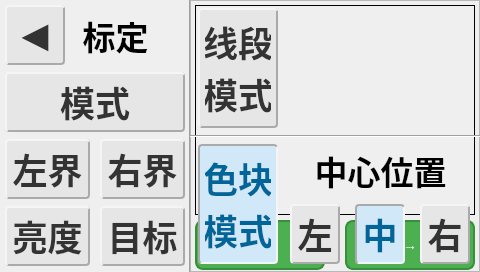
<?xml version="1.0" encoding="UTF-8"?>
<ui version="4.0">
 <class>calibrationDialog</class>
 <widget class="autoCloseDialog" name="calibrationDialog">
  <property name="geometry">
   <rect>
    <x>0</x>
    <y>0</y>
    <width>480</width>
    <height>272</height>
   </rect>
  </property>
  <property name="minimumSize">
   <size>
    <width>480</width>
    <height>272</height>
   </size>
  </property>
  <property name="maximumSize">
   <size>
    <width>480</width>
    <height>272</height>
   </size>
  </property>
  <property name="windowTitle">
   <string>Dialog</string>
  </property>
  <widget class="QPushButton" name="pbn_return">
   <property name="geometry">
    <rect>
     <x>5</x>
     <y>5</y>
     <width>60</width>
     <height>60</height>
    </rect>
   </property>
   <property name="minimumSize">
    <size>
     <width>0</width>
     <height>60</height>
    </size>
   </property>
   <property name="maximumSize">
    <size>
     <width>16777215</width>
     <height>60</height>
    </size>
   </property>
   <property name="font">
    <font>
     <pointsize>-1</pointsize>
    </font>
   </property>
   <property name="styleSheet">
    <string notr="true">QPushButton {
    background-color: #e6e6e6;
    color: #333;
    border: 2px solid;
    border-color: #f5f5f5 #aaaaaa #aaaaaa #f5f5f5;
    border-radius: 4px;
    font-size: 35px;
    padding: 5px;
}

/* 选中（开）- 凹陷效果 */
QPushButton:checked {
    background-color: #d0e8f8;
    color: #006699;
    border-color: #aaaaaa #f5f5f5 #f5f5f5 #aaaaaa;
}

/* 悬浮效果 */
QPushButton:hover {
    background-color: #f0f8ff;
}

/* 按下效果 */
QPushButton:pressed:checked {
    border-color: #888888 #ffffff #ffffff #888888;
    background-color: #b9d9ee;
}</string>
   </property>
   <property name="text">
    <string>◀</string>
   </property>
  </widget>
  <widget class="QPushButton" name="pbn_mode">
   <property name="geometry">
    <rect>
     <x>5</x>
     <y>72</y>
     <width>180</width>
     <height>60</height>
    </rect>
   </property>
   <property name="minimumSize">
    <size>
     <width>180</width>
     <height>60</height>
    </size>
   </property>
   <property name="maximumSize">
    <size>
     <width>180</width>
     <height>60</height>
    </size>
   </property>
   <property name="font">
    <font>
     <pointsize>-1</pointsize>
     <weight>75</weight>
     <bold>true</bold>
    </font>
   </property>
   <property name="styleSheet">
    <string notr="true">QPushButton {
    background-color: #e6e6e6;
    color: #333;
    border: 2px solid;
    border-color: #f5f5f5 #aaaaaa #aaaaaa #f5f5f5;
    border-radius: 4px;
    font-size: 35px;
    padding: 5px;
}

/* 选中（开）- 凹陷效果 */
QPushButton:checked {
    background-color: #d0e8f8;
    color: #006699;
    border-color: #aaaaaa #f5f5f5 #f5f5f5 #aaaaaa;
}

/* 悬浮效果 */
QPushButton:hover {
    background-color: #f0f8ff;
}

/* 按下效果 */
QPushButton:pressed:checked {
    border-color: #888888 #ffffff #ffffff #888888;
    background-color: #b9d9ee;
}</string>
   </property>
   <property name="text">
    <string>模式</string>
   </property>
   <property name="checkable">
    <bool>true</bool>
   </property>
  </widget>
  <widget class="Line" name="line">
   <property name="geometry">
    <rect>
     <x>180</x>
     <y>0</y>
     <width>20</width>
     <height>281</height>
    </rect>
   </property>
   <property name="orientation">
    <enum>Qt::Vertical</enum>
   </property>
  </widget>
  <widget class="QPushButton" name="pbn_rBoundry">
   <property name="geometry">
    <rect>
     <x>100</x>
     <y>139</y>
     <width>85</width>
     <height>60</height>
    </rect>
   </property>
   <property name="minimumSize">
    <size>
     <width>85</width>
     <height>60</height>
    </size>
   </property>
   <property name="maximumSize">
    <size>
     <width>85</width>
     <height>60</height>
    </size>
   </property>
   <property name="font">
    <font>
     <pointsize>-1</pointsize>
     <weight>75</weight>
     <bold>true</bold>
    </font>
   </property>
   <property name="styleSheet">
    <string notr="true">QPushButton {
    background-color: #e6e6e6;
    color: #333;
    border: 2px solid;
    border-color: #f5f5f5 #aaaaaa #aaaaaa #f5f5f5;
    border-radius: 4px;
    font-size: 35px;
    padding: 5px;
}

/* 选中（开）- 凹陷效果 */
QPushButton:checked {
    background-color: #d0e8f8;
    color: #006699;
    border-color: #aaaaaa #f5f5f5 #f5f5f5 #aaaaaa;
}

/* 悬浮效果 */
QPushButton:hover {
    background-color: #f0f8ff;
}

/* 按下效果 */
QPushButton:pressed:checked {
    border-color: #888888 #ffffff #ffffff #888888;
    background-color: #b9d9ee;
}</string>
   </property>
   <property name="text">
    <string>右界</string>
   </property>
   <property name="checkable">
    <bool>true</bool>
   </property>
  </widget>
  <widget class="QPushButton" name="pbn_light">
   <property name="geometry">
    <rect>
     <x>5</x>
     <y>206</y>
     <width>85</width>
     <height>60</height>
    </rect>
   </property>
   <property name="minimumSize">
    <size>
     <width>85</width>
     <height>60</height>
    </size>
   </property>
   <property name="maximumSize">
    <size>
     <width>85</width>
     <height>60</height>
    </size>
   </property>
   <property name="font">
    <font>
     <pointsize>-1</pointsize>
     <weight>75</weight>
     <bold>true</bold>
    </font>
   </property>
   <property name="styleSheet">
    <string notr="true">QPushButton {
    background-color: #e6e6e6;
    color: #333;
    border: 2px solid;
    border-color: #f5f5f5 #aaaaaa #aaaaaa #f5f5f5;
    border-radius: 4px;
    font-size: 35px;
    padding: 5px;
}

/* 选中（开）- 凹陷效果 */
QPushButton:checked {
    background-color: #d0e8f8;
    color: #006699;
    border-color: #aaaaaa #f5f5f5 #f5f5f5 #aaaaaa;
}

/* 悬浮效果 */
QPushButton:hover {
    background-color: #f0f8ff;
}

/* 按下效果 */
QPushButton:pressed:checked {
    border-color: #888888 #ffffff #ffffff #888888;
    background-color: #b9d9ee;
}</string>
   </property>
   <property name="text">
    <string>亮度</string>
   </property>
   <property name="checkable">
    <bool>true</bool>
   </property>
  </widget>
  <widget class="QPushButton" name="pbn_lBoundry">
   <property name="geometry">
    <rect>
     <x>5</x>
     <y>139</y>
     <width>85</width>
     <height>60</height>
    </rect>
   </property>
   <property name="minimumSize">
    <size>
     <width>85</width>
     <height>60</height>
    </size>
   </property>
   <property name="maximumSize">
    <size>
     <width>85</width>
     <height>60</height>
    </size>
   </property>
   <property name="font">
    <font>
     <pointsize>-1</pointsize>
     <weight>75</weight>
     <bold>true</bold>
    </font>
   </property>
   <property name="styleSheet">
    <string notr="true">QPushButton {
    background-color: #e6e6e6;
    color: #333;
    border: 2px solid;
    border-color: #f5f5f5 #aaaaaa #aaaaaa #f5f5f5;
    border-radius: 4px;
    font-size: 35px;
    padding: 5px;
}

/* 选中（开）- 凹陷效果 */
QPushButton:checked {
    background-color: #d0e8f8;
    color: #006699;
    border-color: #aaaaaa #f5f5f5 #f5f5f5 #aaaaaa;
}

/* 悬浮效果 */
QPushButton:hover {
    background-color: #f0f8ff;
}

/* 按下效果 */
QPushButton:pressed:checked {
    border-color: #888888 #ffffff #ffffff #888888;
    background-color: #b9d9ee;
}</string>
   </property>
   <property name="text">
    <string>左界</string>
   </property>
   <property name="checkable">
    <bool>true</bool>
   </property>
  </widget>
  <widget class="QPushButton" name="pbn_center">
   <property name="geometry">
    <rect>
     <x>100</x>
     <y>206</y>
     <width>85</width>
     <height>60</height>
    </rect>
   </property>
   <property name="minimumSize">
    <size>
     <width>85</width>
     <height>60</height>
    </size>
   </property>
   <property name="maximumSize">
    <size>
     <width>85</width>
     <height>60</height>
    </size>
   </property>
   <property name="font">
    <font>
     <pointsize>-1</pointsize>
     <weight>75</weight>
     <bold>true</bold>
    </font>
   </property>
   <property name="styleSheet">
    <string notr="true">QPushButton {
    background-color: #e6e6e6;
    color: #333;
    border: 2px solid;
    border-color: #f5f5f5 #aaaaaa #aaaaaa #f5f5f5;
    border-radius: 4px;
    font-size: 35px;
    padding: 5px;
}

/* 选中（开）- 凹陷效果 */
QPushButton:checked {
    background-color: #d0e8f8;
    color: #006699;
    border-color: #aaaaaa #f5f5f5 #f5f5f5 #aaaaaa;
}

/* 悬浮效果 */
QPushButton:hover {
    background-color: #f0f8ff;
}

/* 按下效果 */
QPushButton:pressed:checked {
    border-color: #888888 #ffffff #ffffff #888888;
    background-color: #b9d9ee;
}</string>
   </property>
   <property name="text">
    <string>目标</string>
   </property>
   <property name="checkable">
    <bool>true</bool>
   </property>
  </widget>
  <widget class="QLabel" name="label_titile">
   <property name="geometry">
    <rect>
     <x>80</x>
     <y>5</y>
     <width>71</width>
     <height>60</height>
    </rect>
   </property>
   <property name="minimumSize">
    <size>
     <width>0</width>
     <height>60</height>
    </size>
   </property>
   <property name="maximumSize">
    <size>
     <width>16777215</width>
     <height>60</height>
    </size>
   </property>
   <property name="font">
    <font>
     <pointsize>25</pointsize>
     <weight>75</weight>
     <bold>true</bold>
    </font>
   </property>
   <property name="text">
    <string>标定</string>
   </property>
   <property name="alignment">
    <set>Qt::AlignCenter</set>
   </property>
  </widget>
  <widget class="QFrame" name="frame_disp">
   <property name="geometry">
    <rect>
     <x>190</x>
     <y>0</y>
     <width>290</width>
     <height>272</height>
    </rect>
   </property>
   <property name="minimumSize">
    <size>
     <width>290</width>
     <height>272</height>
    </size>
   </property>
   <property name="maximumSize">
    <size>
     <width>290</width>
     <height>272</height>
    </size>
   </property>
   <property name="frameShape">
    <enum>QFrame::StyledPanel</enum>
   </property>
   <property name="frameShadow">
    <enum>QFrame::Raised</enum>
   </property>
   <widget class="QLabel" name="label_disp">
    <property name="geometry">
     <rect>
      <x>5</x>
      <y>5</y>
      <width>280</width>
      <height>210</height>
     </rect>
    </property>
    <property name="minimumSize">
     <size>
      <width>280</width>
      <height>210</height>
     </size>
    </property>
    <property name="maximumSize">
     <size>
      <width>240</width>
      <height>210</height>
     </size>
    </property>
    <property name="styleSheet">
     <string notr="true">background-color: transparent;
border-top: 1px solid black; 
border-right: 1px solid black;  
border-bottom: 1px solid black; 
border-left: 1px solid black; </string>
    </property>
    <property name="text">
     <string/>
    </property>
   </widget>
   <widget class="QPushButton" name="pbn_down">
    <property name="enabled">
     <bool>false</bool>
    </property>
    <property name="geometry">
     <rect>
      <x>5</x>
      <y>220</y>
      <width>130</width>
      <height>50</height>
     </rect>
    </property>
    <property name="minimumSize">
     <size>
      <width>130</width>
      <height>50</height>
     </size>
    </property>
    <property name="maximumSize">
     <size>
      <width>130</width>
      <height>50</height>
     </size>
    </property>
    <property name="font">
     <font>
      <pointsize>-1</pointsize>
      <weight>75</weight>
      <bold>true</bold>
     </font>
    </property>
    <property name="styleSheet">
     <string notr="true">        QPushButton {
            background-color: #4CAF50; /* 绿色背景 */
            color: white;              /* 白色文字 */
            border: 2px solid #388E3C; /* 深绿边框 */
            border-radius: 8px;        /* 圆角 */
            font-size: 14px;
        }
        /* 悬浮状态（鼠标移上去） */
        QPushButton:hover {
            background-color: #66BB6A; /* 浅绿背景 */
        }
        /* 按下状态（核心：按压效果） */
        QPushButton:pressed {
            background-color: #2E7D32; /* 更深的绿色 */
            border: 2px solid #1B5E20; /* 更暗的边框 */
            padding-left: 2px;         /* 文字右移2px */
            padding-top: 2px;          /* 文字下移2px */
        }</string>
    </property>
    <property name="text">
     <string>←</string>
    </property>
   </widget>
   <widget class="QPushButton" name="pbn_up">
    <property name="enabled">
     <bool>false</bool>
    </property>
    <property name="geometry">
     <rect>
      <x>155</x>
      <y>220</y>
      <width>130</width>
      <height>50</height>
     </rect>
    </property>
    <property name="minimumSize">
     <size>
      <width>130</width>
      <height>50</height>
     </size>
    </property>
    <property name="maximumSize">
     <size>
      <width>130</width>
      <height>50</height>
     </size>
    </property>
    <property name="font">
     <font>
      <pointsize>-1</pointsize>
      <weight>75</weight>
      <bold>true</bold>
     </font>
    </property>
    <property name="styleSheet">
     <string notr="true">        QPushButton {
            background-color: #4CAF50; /* 绿色背景 */
            color: white;              /* 白色文字 */
            border: 2px solid #388E3C; /* 深绿边框 */
            border-radius: 8px;        /* 圆角 */
            font-size: 14px;
        }
        /* 悬浮状态（鼠标移上去） */
        QPushButton:hover {
            background-color: #66BB6A; /* 浅绿背景 */
        }
        /* 按下状态（核心：按压效果） */
        QPushButton:pressed {
            background-color: #2E7D32; /* 更深的绿色 */
            border: 2px solid #1B5E20; /* 更暗的边框 */
            padding-left: 2px;         /* 文字右移2px */
            padding-top: 2px;          /* 文字下移2px */
        }</string>
    </property>
    <property name="text">
     <string>→</string>
    </property>
   </widget>
  </widget>
  <widget class="QFrame" name="frame_mode">
   <property name="geometry">
    <rect>
     <x>190</x>
     <y>0</y>
     <width>290</width>
     <height>272</height>
    </rect>
   </property>
   <property name="minimumSize">
    <size>
     <width>290</width>
     <height>272</height>
    </size>
   </property>
   <property name="maximumSize">
    <size>
     <width>290</width>
     <height>272</height>
    </size>
   </property>
   <property name="frameShape">
    <enum>QFrame::StyledPanel</enum>
   </property>
   <property name="frameShadow">
    <enum>QFrame::Raised</enum>
   </property>
   <widget class="Line" name="line_2">
    <property name="geometry">
     <rect>
      <x>0</x>
      <y>128</y>
      <width>295</width>
      <height>16</height>
     </rect>
    </property>
    <property name="orientation">
     <enum>Qt::Horizontal</enum>
    </property>
   </widget>
   <widget class="QPushButton" name="pbn_mode_line">
    <property name="geometry">
     <rect>
      <x>8</x>
      <y>8</y>
      <width>80</width>
      <height>120</height>
     </rect>
    </property>
    <property name="minimumSize">
     <size>
      <width>80</width>
      <height>120</height>
     </size>
    </property>
    <property name="maximumSize">
     <size>
      <width>80</width>
      <height>120</height>
     </size>
    </property>
    <property name="font">
     <font>
      <pointsize>-1</pointsize>
      <weight>75</weight>
      <bold>true</bold>
     </font>
    </property>
    <property name="styleSheet">
     <string notr="true">QPushButton {
    background-color: #e6e6e6;
    color: #333;
    border: 2px solid;
    border-color: #f5f5f5 #aaaaaa #aaaaaa #f5f5f5;
    border-radius: 4px;
    font-size: 35px;
    padding: 5px;
}

/* 选中（开）- 凹陷效果 */
QPushButton:checked {
    background-color: #d0e8f8;
    color: #006699;
    border-color: #aaaaaa #f5f5f5 #f5f5f5 #aaaaaa;
}

/* 悬浮效果 */
QPushButton:hover {
    background-color: #f0f8ff;
}

/* 按下效果 */
QPushButton:pressed:checked {
    border-color: #888888 #ffffff #ffffff #888888;
    background-color: #b9d9ee;
}</string>
    </property>
    <property name="text">
     <string>线段
模式</string>
    </property>
    <property name="checkable">
     <bool>true</bool>
    </property>
   </widget>
   <widget class="QPushButton" name="pbn_mode_block">
    <property name="geometry">
     <rect>
      <x>8</x>
      <y>144</y>
      <width>80</width>
      <height>120</height>
     </rect>
    </property>
    <property name="minimumSize">
     <size>
      <width>80</width>
      <height>120</height>
     </size>
    </property>
    <property name="maximumSize">
     <size>
      <width>80</width>
      <height>120</height>
     </size>
    </property>
    <property name="font">
     <font>
      <pointsize>-1</pointsize>
      <weight>75</weight>
      <bold>true</bold>
     </font>
    </property>
    <property name="styleSheet">
     <string notr="true">QPushButton {
    background-color: #e6e6e6;
    color: #333;
    border: 2px solid;
    border-color: #f5f5f5 #aaaaaa #aaaaaa #f5f5f5;
    border-radius: 4px;
    font-size: 35px;
    padding: 5px;
}

/* 选中（开）- 凹陷效果 */
QPushButton:checked {
    background-color: #d0e8f8;
    color: #006699;
    border-color: #aaaaaa #f5f5f5 #f5f5f5 #aaaaaa;
}

/* 悬浮效果 */
QPushButton:hover {
    background-color: #f0f8ff;
}

/* 按下效果 */
QPushButton:pressed:checked {
    border-color: #888888 #ffffff #ffffff #888888;
    background-color: #b9d9ee;
}</string>
    </property>
    <property name="text">
     <string>色块
模式</string>
    </property>
    <property name="checkable">
     <bool>true</bool>
    </property>
    <property name="checked">
     <bool>true</bool>
    </property>
   </widget>
   <widget class="QLabel" name="label_block_center">
    <property name="geometry">
     <rect>
      <x>110</x>
      <y>140</y>
      <width>161</width>
      <height>60</height>
     </rect>
    </property>
    <property name="minimumSize">
     <size>
      <width>0</width>
      <height>60</height>
     </size>
    </property>
    <property name="maximumSize">
     <size>
      <width>16777215</width>
      <height>60</height>
     </size>
    </property>
    <property name="font">
     <font>
      <pointsize>25</pointsize>
      <weight>75</weight>
      <bold>true</bold>
     </font>
    </property>
    <property name="text">
     <string>中心位置</string>
    </property>
    <property name="alignment">
     <set>Qt::AlignCenter</set>
    </property>
   </widget>
   <widget class="QPushButton" name="pbn_center_left">
    <property name="geometry">
     <rect>
      <x>100</x>
      <y>204</y>
      <width>50</width>
      <height>60</height>
     </rect>
    </property>
    <property name="minimumSize">
     <size>
      <width>50</width>
      <height>60</height>
     </size>
    </property>
    <property name="maximumSize">
     <size>
      <width>50</width>
      <height>60</height>
     </size>
    </property>
    <property name="font">
     <font>
      <pointsize>-1</pointsize>
      <weight>75</weight>
      <bold>true</bold>
     </font>
    </property>
    <property name="styleSheet">
     <string notr="true">QPushButton {
    background-color: #e6e6e6;
    color: #333;
    border: 2px solid;
    border-color: #f5f5f5 #aaaaaa #aaaaaa #f5f5f5;
    border-radius: 4px;
    font-size: 35px;
    padding: 5px;
}

/* 选中（开）- 凹陷效果 */
QPushButton:checked {
    background-color: #d0e8f8;
    color: #006699;
    border-color: #aaaaaa #f5f5f5 #f5f5f5 #aaaaaa;
}

/* 悬浮效果 */
QPushButton:hover {
    background-color: #f0f8ff;
}

/* 按下效果 */
QPushButton:pressed:checked {
    border-color: #888888 #ffffff #ffffff #888888;
    background-color: #b9d9ee;
}</string>
    </property>
    <property name="text">
     <string>左</string>
    </property>
    <property name="checkable">
     <bool>true</bool>
    </property>
   </widget>
   <widget class="QPushButton" name="pbn_center_mid">
    <property name="geometry">
     <rect>
      <x>165</x>
      <y>204</y>
      <width>50</width>
      <height>60</height>
     </rect>
    </property>
    <property name="minimumSize">
     <size>
      <width>50</width>
      <height>60</height>
     </size>
    </property>
    <property name="maximumSize">
     <size>
      <width>50</width>
      <height>60</height>
     </size>
    </property>
    <property name="font">
     <font>
      <pointsize>-1</pointsize>
      <weight>75</weight>
      <bold>true</bold>
     </font>
    </property>
    <property name="styleSheet">
     <string notr="true">QPushButton {
    background-color: #e6e6e6;
    color: #333;
    border: 2px solid;
    border-color: #f5f5f5 #aaaaaa #aaaaaa #f5f5f5;
    border-radius: 4px;
    font-size: 35px;
    padding: 5px;
}

/* 选中（开）- 凹陷效果 */
QPushButton:checked {
    background-color: #d0e8f8;
    color: #006699;
    border-color: #aaaaaa #f5f5f5 #f5f5f5 #aaaaaa;
}

/* 悬浮效果 */
QPushButton:hover {
    background-color: #f0f8ff;
}

/* 按下效果 */
QPushButton:pressed:checked {
    border-color: #888888 #ffffff #ffffff #888888;
    background-color: #b9d9ee;
}</string>
    </property>
    <property name="text">
     <string>中</string>
    </property>
    <property name="checkable">
     <bool>true</bool>
    </property>
    <property name="checked">
     <bool>true</bool>
    </property>
   </widget>
   <widget class="QPushButton" name="pbn_center_right">
    <property name="geometry">
     <rect>
      <x>230</x>
      <y>204</y>
      <width>50</width>
      <height>60</height>
     </rect>
    </property>
    <property name="minimumSize">
     <size>
      <width>50</width>
      <height>60</height>
     </size>
    </property>
    <property name="maximumSize">
     <size>
      <width>50</width>
      <height>60</height>
     </size>
    </property>
    <property name="font">
     <font>
      <pointsize>-1</pointsize>
      <weight>75</weight>
      <bold>true</bold>
     </font>
    </property>
    <property name="styleSheet">
     <string notr="true">QPushButton {
    background-color: #e6e6e6;
    color: #333;
    border: 2px solid;
    border-color: #f5f5f5 #aaaaaa #aaaaaa #f5f5f5;
    border-radius: 4px;
    font-size: 35px;
    padding: 5px;
}

/* 选中（开）- 凹陷效果 */
QPushButton:checked {
    background-color: #d0e8f8;
    color: #006699;
    border-color: #aaaaaa #f5f5f5 #f5f5f5 #aaaaaa;
}

/* 悬浮效果 */
QPushButton:hover {
    background-color: #f0f8ff;
}

/* 按下效果 */
QPushButton:pressed:checked {
    border-color: #888888 #ffffff #ffffff #888888;
    background-color: #b9d9ee;
}</string>
    </property>
    <property name="text">
     <string>右</string>
    </property>
    <property name="checkable">
     <bool>true</bool>
    </property>
   </widget>
  </widget>
  <zorder>frame_disp</zorder>
  <zorder>pbn_return</zorder>
  <zorder>pbn_mode</zorder>
  <zorder>line</zorder>
  <zorder>pbn_rBoundry</zorder>
  <zorder>pbn_light</zorder>
  <zorder>pbn_lBoundry</zorder>
  <zorder>pbn_center</zorder>
  <zorder>label_titile</zorder>
  <zorder>frame_mode</zorder>
 </widget>
 <customwidgets>
  <customwidget>
   <class>autoCloseDialog</class>
   <extends>QWidget</extends>
   <header>autoclosedialog.h</header>
   <container>1</container>
  </customwidget>
 </customwidgets>
 <resources/>
 <connections/>
</ui>
